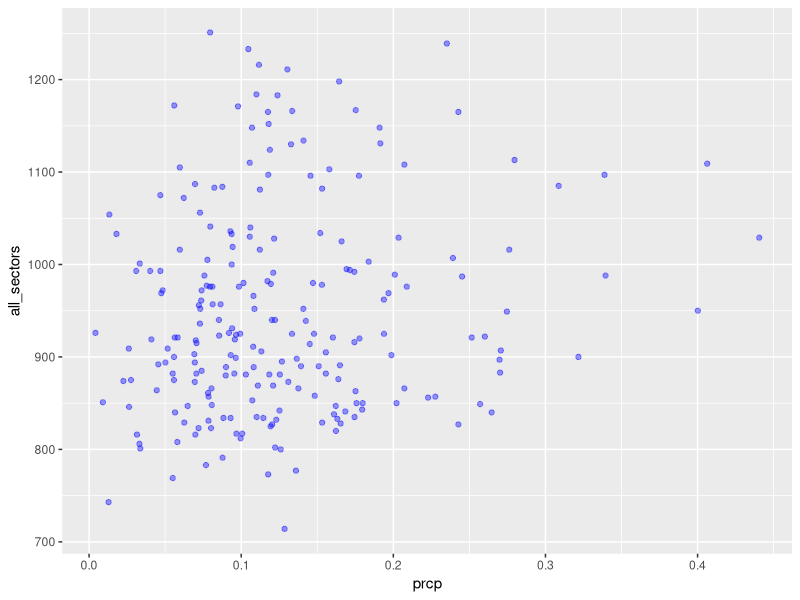
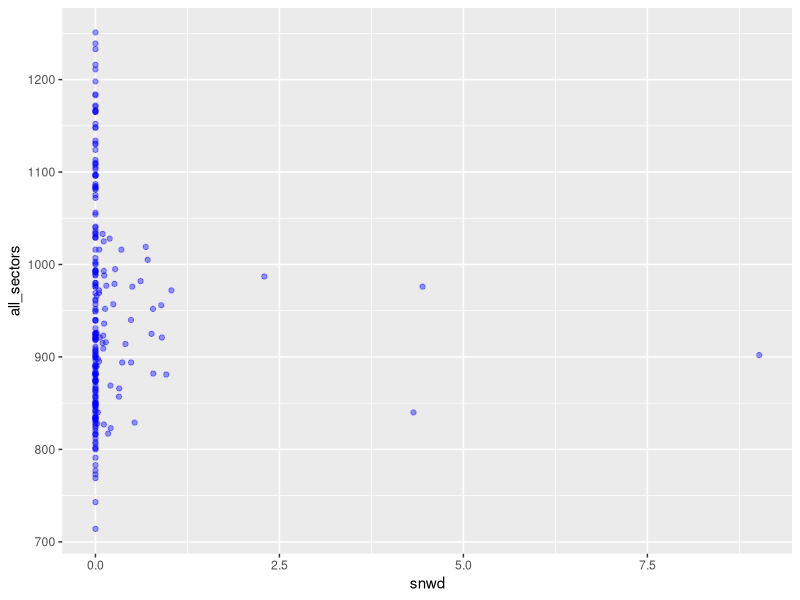
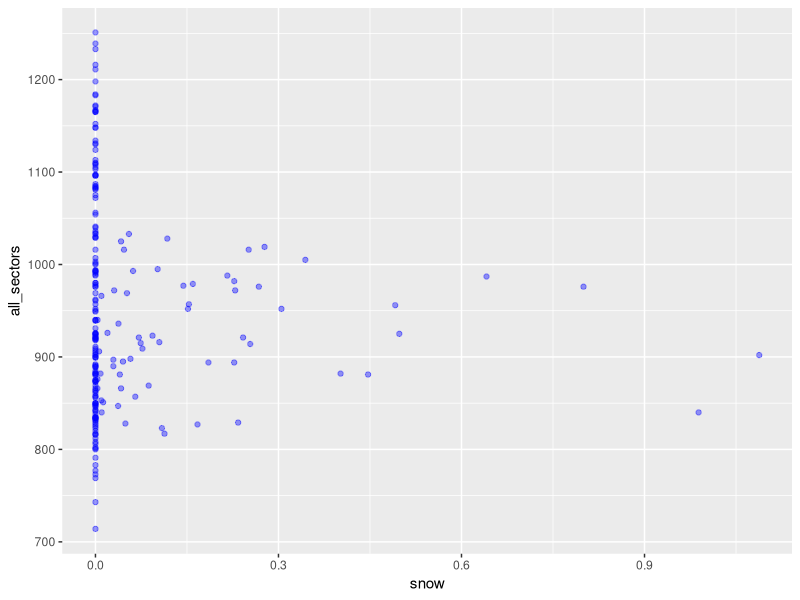
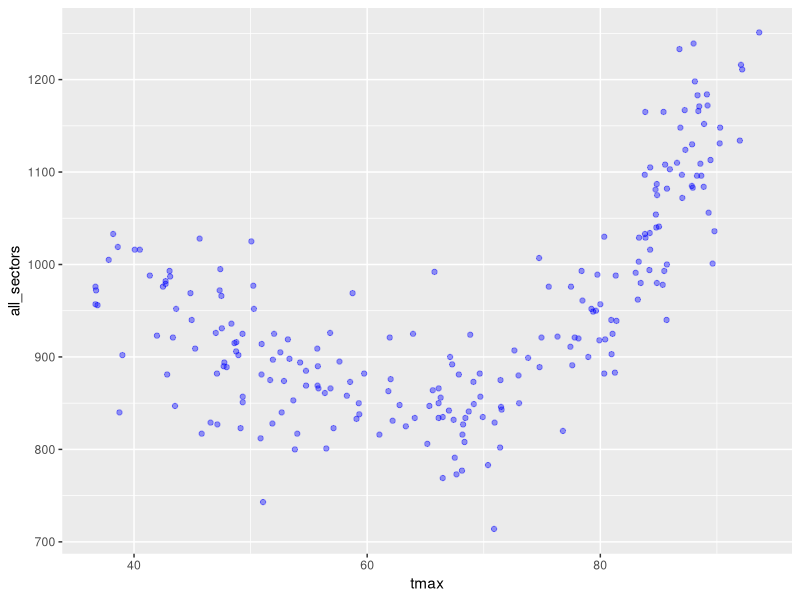
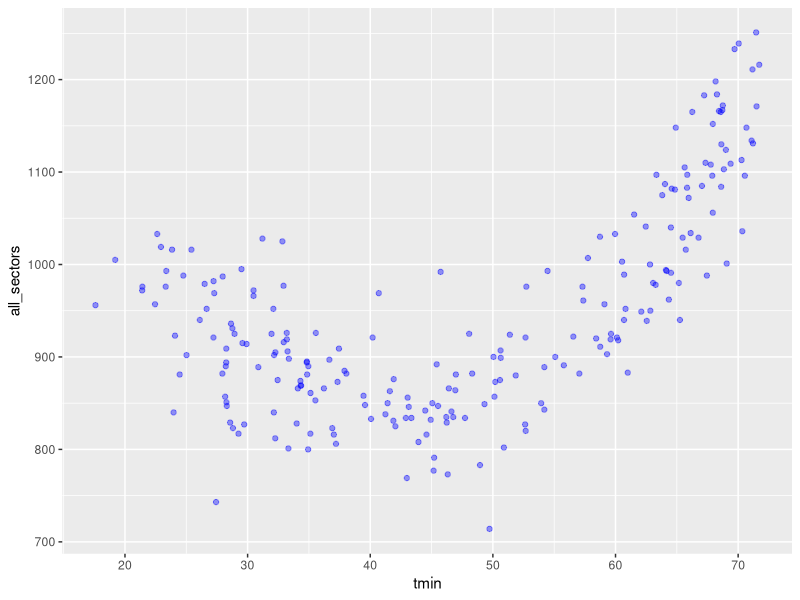
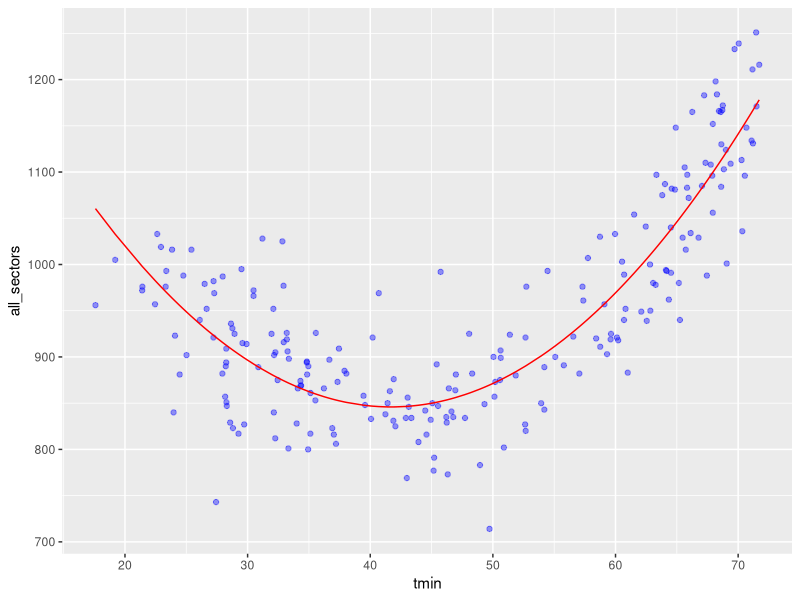
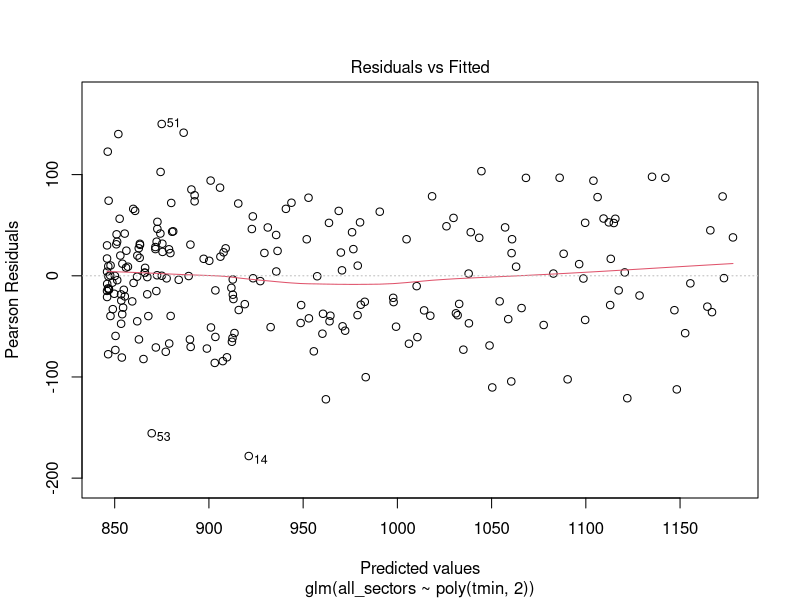
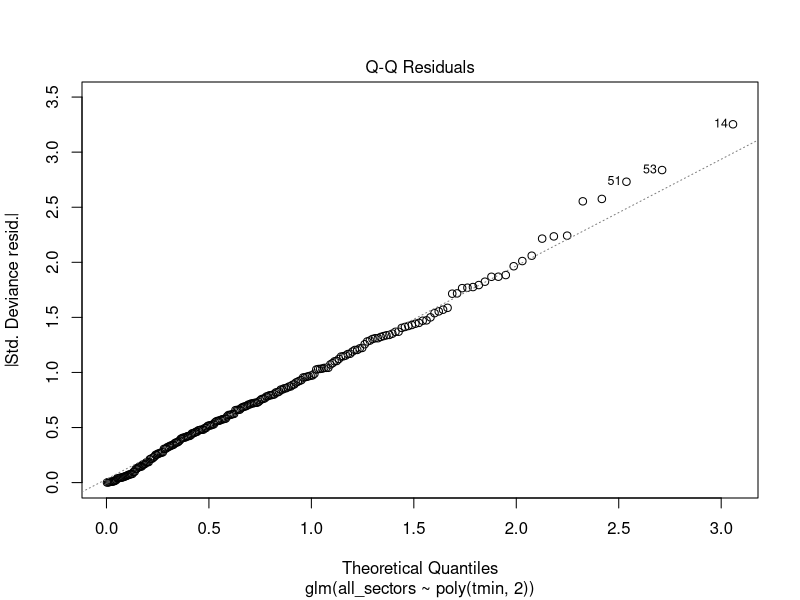

The R source for these figures, in order:
## EXPLORE OUR DATA & FIT AND ASSESS A SUITABLE MODEL
# Hypothesis: energy demand is driven most significantly by use of heating and AC, which
# is greatest in the hottest summer months and coldest winter months. 

## Plan: 
# 1. Examine some preliminary visualizations:
#    a) Decide what variables to examine.
#    b) Get a sense of what might be a good kind of model.
# 2. Compare and settle on parameters for model of that type. 
# 3. Double check whether any ignored variables might be important after all.

## 1. Exploratory analysis----
# Import necessary packages & data

library(readr)
library(ggplot2)
library(boot)

# Import the result of joining aggregated weather data with energy sales data: 
sales_weather <- read_csv("sales_weather.csv")

# Create some initial visualizations. 

# Look at how energy demand relates to snowfall, preexisting snow depth, and precipitation:
ggplot(sales_weather, aes(x=prcp, y= all_sectors)) + geom_point(color="blue", alpha=0.4)
ggplot(sales_weather, aes(x=snwd, y= all_sectors)) + geom_point(color="blue", alpha=0.4)
ggplot(sales_weather, aes(x=snow, y= all_sectors)) + geom_point(color="blue", alpha=0.4)
# No obvious patterns here. We can return and reconsider these variables later, but let's 
# move on for now.

# Look at how energy demand relates to temperature. 
# Plot energy demand against the average of min and max temp:
ggplot(sales_weather, aes(x=tmax, y= all_sectors)) + geom_point(color="blue", alpha=0.4)
ggplot(sales_weather, aes(x=tmin, y= all_sectors)) + geom_point(color="blue", alpha=0.4)
# This looks like a polynomial relationship in both cases, so let's plan to consider several polynomial models.


# Decide which temperature variables to examine.
# Min and max temp are likely to be highly correlated, so we should probably only look at one. 
# Let's verify and make a decision. (We could look at some combination of tmin and tmax, but let's keep
# things simple and intelligible.)
cor(cbind(tmax=sales_weather$tmax, tmin=sales_weather$tmin, demand=sales_weather$all_sectors))
# tmin and tmax are *highly* correlated, each more to the other than to demand. But at ~0.59 tmin is more
# closely related to demand than tmax is (at 0.53), so let's look at tmin.



## 2. Identify the best degree for a polynomial model on tmin----
# First use F-tests:
fit.1 <- lm(all_sectors~tmin, data=sales_weather)
fit.2 <- lm(all_sectors~poly(tmin,2), data=sales_weather)
fit.3 <- lm(all_sectors~poly(tmin,3), data=sales_weather)
fit.4 <- lm(all_sectors~poly(tmin,4), data=sales_weather)
fit.5 <- lm(all_sectors~poly(tmin,5), data=sales_weather)
fit.6 <- lm(all_sectors~poly(tmin,6), data=sales_weather)
anova(fit.1,fit.2,fit.3,fit.4,fit.5,fit.6)

# The p-value comparing the linear fit.1 to the quadratic fit.2 is essentially zero 
# (<10^(-15)), indicating that a linear fit is not sufficient. Similarly the p-value comparing 
# the quadratic fit.2 to the cubic fit.3 is significant (~0.007), so the quadratic fit 
# is also insufficient. The 4, 5, and 6 degree  polynomials (models 4, 5, and 6) seem 
# unnecessary because their p-values are ~10%, ~13%, and ~10%, respectively. Hence, a cubic 
# polynomial appears to provide a reasonable fit to the data, but lower- or higher-order
# models are not justified.


# Now compare results from cross-validation:
# We will use the one-standard-error rule: We'll find the degree i with the smallest 
# estimated RMSE, R, (estimated via cross validation), and the standard error E for R.
# Then find the smallest degree m such that models of degree m have estimated RMSE 
# within E of R. 

# NOTE: Since this is time-series data, cross validation (CV) has to be implemented carefully: 
# the basic idea is, avoid training on the future to predict the past. Also, CV assumes that
# the data points are independent (since the data is partitioned randomly). But this tends not
# to be true of time-series data. Accordingly, I implement the method of "rolling through" the 
# data, as described by Rob J. Hyndman here: https://robjhyndman.com/hyndsight/crossvalidation/
# The goal is to respect the data's temporal structure. 

library(dplyr)

## Split data into 18 training and testing sets
train_sets <- list()
test_sets <- list()

for (yr in (1:18)) {
  
  train_sets[[yr]] <- data.frame(filter(sales_weather, year<=(2000+yr))) # Each training set is the data
                                                                         # for years <= yr.
  
  test_sets[[yr]] <- data.frame(filter(sales_weather, year==(2001+yr))) # Each test set is the data
                                                                        # for the year yr+1.
}

## Initialize vectors cv.rmse and cv.se, and a matrix, errs:
# a) cv.rmse[i] will give, for each polynomial degree i, the root mean squared error for models of 
#    degree i, estimated by cross validation across 18 training sets (folds). 
# b) cv.se[i] will give the standard error of cv.rmse[i], estimated over the 18 training sets. 
# c) The matrix errs gives, for each degree i and training set yr, the estimated RMSE of a degree
#    i model trained on yr. 
#
# NOTE 1: cv.rmse[i] will be calculated as the mean of errs[i,], and cv.se[i] will be the standard 
#         deviation of errs[i,]. With these vectors in hand, we will use the one standard error rule to 
#         choose the degree of our polynomial. 
#
# NOTE 2: If we wanted to ensure that the process of choosing a degree for the polynomial is less
#         vulnerable to outliers, we could instead look at average absolute value of error rather 
#         than RMSE. I haven't explored that yet in this case, but I suspect that the results would be 
#         very similar. 
cv.rmse <- rep(NA,6)
cv.se <- rep(NA,6)
errs <- matrix(NA,6,18)

## For each degree i, cross-validate an ith degree polynomial model, using our 18 training sets
# as the cv folds, calculating & storing estimated test RMSEs for each degree, & their SEs

for (i in (1:6)) {
  
  # For each training set yr, fit a degree i model on yr, which comprises all years up to and including
  # the year represented by yr. Test the model on the designated test set and store the test RMSE.
  #
  # NOTE: Normally, for such a small dataset (small n) it would be prudent to repeat this process and 
  #       average the results, to get a more accurate estimate of test RMSE. However, since we are 
  #       using the "rolling" cross validation method, the training sets are not chosen randomly. Hence 
  #       repeating the process would be pointless; we'd get the same results every time, since we'd
  #       be training on exactly the same 18 training sets in each trial. 
  for (yr in (1:18)) {
    
    # Fit an i degree polynomial model on yr. 
    glm.fit <- glm(all_sectors~poly(tmin,i),data=train_sets[[yr]])
    
    # Calculate & store the RMSE using the test dataset comprising yr + 1. 
    errs[i,yr] <- sqrt(mean((predict(glm.fit, test_sets[[yr]]) - test_sets[[yr]]$all_sectors)^2))
  }
  
  # The cv estimated RMSE for each polynomial degree is the average RMSE of models of that degree over
  # all test sets. 
  cv.rmse[i] <- mean(errs[i,])
  
  # For each degree i, the standard error of the cv estimated RMSE for models of degree i is the standard 
  # deviation of estimated RMSEs for models of that degree, across all trials. (Here we assume that these
  # estimated RMSEs follow a normal distribution. But even if not, our answer won't be far off.) 
  cv.se[i] <- sd(errs[i,])
}

## Implement the one standard error rule to choose the degree for our our polynomial model
# We'll identify the degree i with smallest estimated MSE, and the standard error se for 
# estimated cross validation MSE for models of degree i. Then we'll pick the degree whose 
# estimated MSE is within se of i's estimated cross validation MSE. 
cv.rmse
cv.se
# Here the degree with smallest estimated RMSE is 3, with RMSE ~54.88. The standard error for RMSE for 
# models of degree 3 is ~19.04. The smallest degree with MSE within 19.04 of 55 is  2, with RMSE of 55.41. 
# So by the one standard error rule, we should go with a quadratic model. 

# Plot a quadratic model against our data points and see if it looks reasonable to the naked eye:
glm.fit <- glm(all_sectors~poly(tmin,2),data=sales_weather)
ggplot(data=sales_weather, aes(x=tmin, y=all_sectors)) + geom_point(color="blue",alpha=0.4) +
  geom_line(aes(x=tmin,y=predict(glm.fit)),color="red")
# This plot looks intuitively like a good fit for the data. 
plot(glm.fit)
# The residual plot looks very good.

# QUESTION: Why privilege the one standard error rule over the anova() results?
# ANSWER: The models tested in anova() were fit on the entire dataset, so they
# are more vulnerable to overfitting and favoring a more flexible model as better. 

## 3. Double check to make sure we didn't ignore any important variables other than temperature----
glm.more <- glm(all_sectors~poly(tmin,3)+prcp+snow+snwd, data=sales_weather)
summary(glm.more)
# The p values for precipitation, snow, and snow depth are all greater than 0.47, so we can be
# confident that none of these variables is very important. 